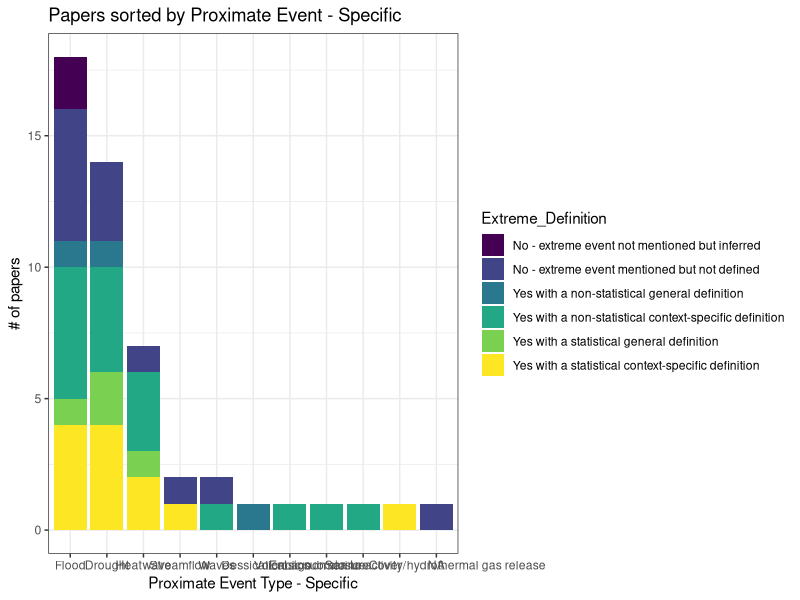
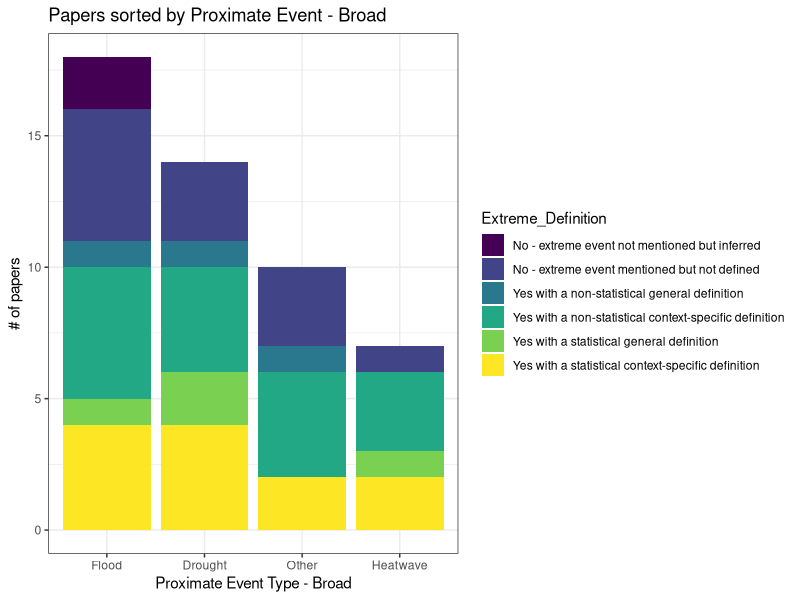
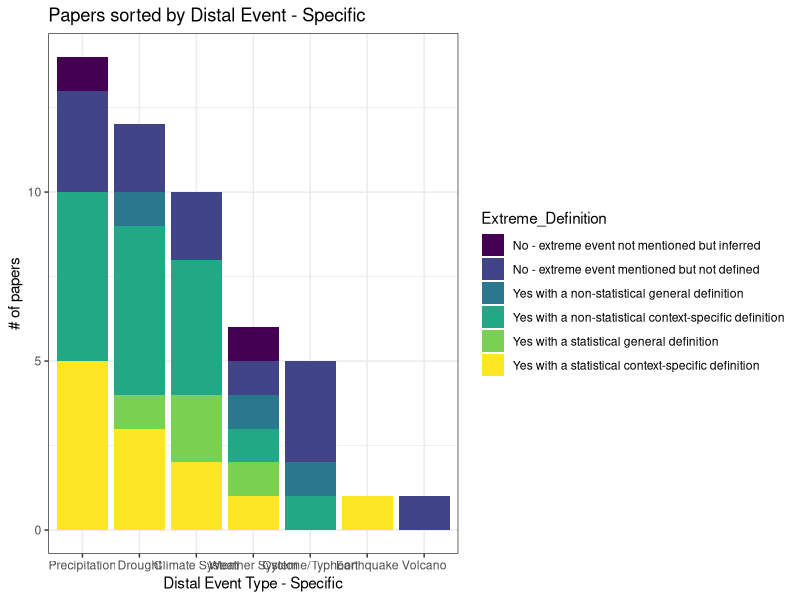
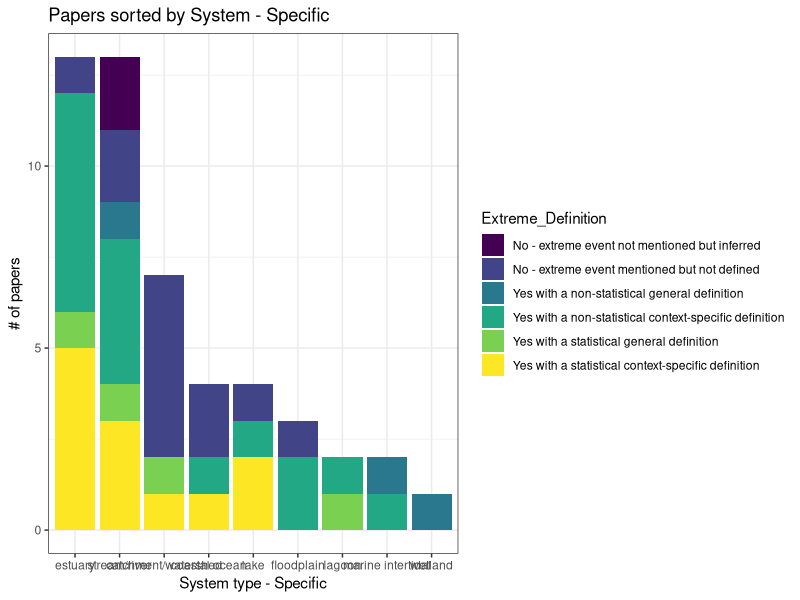
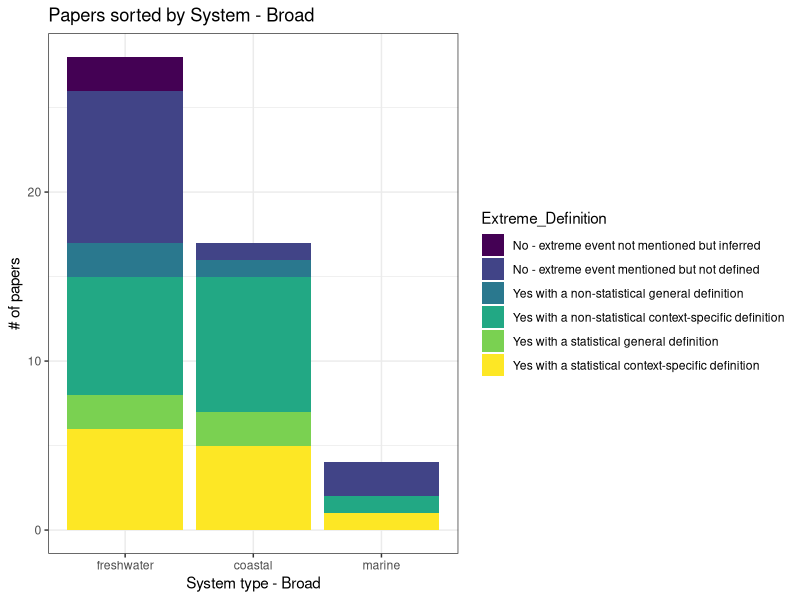
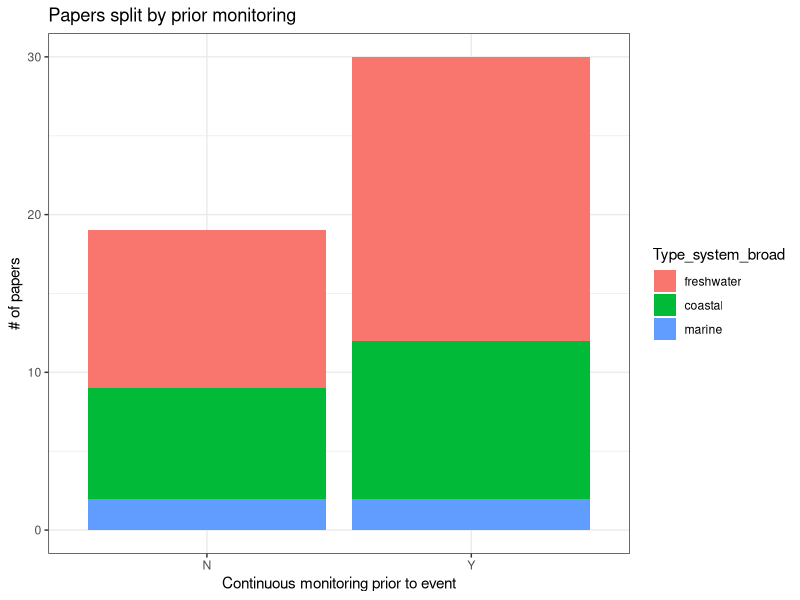

Write R code to recreate these figures, in order.
## ---- chunk 1
knitr::opts_chunk$set(echo = TRUE)
library(readr)
library(tidyverse)
library(ggplot2)
## ---- chunk 2
EEdata <- read_csv("EEdata.csv",skip_empty_rows = TRUE)
EEdata <- distinct(EEdata,UniqueAccession,.keep_all = TRUE)
EEdata <- EEdata[-50,] #can't figure out a better way to get rid of the final NA row
## ---- chunk 3
EEdata$Type_system_broad <- factor(rep(NA,length(EEdata$Type_system)),
                                   levels=c("freshwater","coastal","marine"))
EEdata$Type_system_broad[EEdata$Type_system %in% c("catchment/watershed","floodplain","lake","pond","stream/river","wetland")] <- "freshwater"
EEdata$Type_system_broad[EEdata$Type_system %in% c("estuary","lagoon","marine intertidal")] <- "coastal" 
# question if "coastal ocean" is coastal or marine - the only paper in this category looked at subtidal algae beds
EEdata$Type_system_broad[EEdata$Type_system %in% c("coastal ocean","deep sea","open ocean")] <- "marine"
# given there are so few marine events, maybe better to combine coastal and marine categories

EEdata$ProximateEvent_Type_broad <- factor(rep(NA,length(EEdata$ProximateEvent_Type)),
                                           levels=c("Flood","Drought","Heatwave","Other"))
EEdata$ProximateEvent_Type_broad[EEdata$ProximateEvent_Type %in% c("Flood")] <- "Flood"
EEdata$ProximateEvent_Type_broad[EEdata$ProximateEvent_Type %in% c("Drought")] <- "Drought"
EEdata$ProximateEvent_Type_broad[EEdata$ProximateEvent_Type %in% c("Heatwave")] <- "Heatwave"
EEdata$ProximateEvent_Type_broad[is.na(EEdata$ProximateEvent_Type_broad)] <- "Other"
## ---- chunk 4
EEdata$Extreme_Definition <- as.factor(EEdata$Extreme_Definition)
ExDef_order <- c("No - extreme event not mentioned but inferred",
                 "No - extreme event mentioned but not defined",
                 "Yes with a non-statistical general definition",
                 "Yes with a non-statistical context-specific definition",
                 "Yes with a statistical general definition",
                 "Yes with a statistical context-specific definition")
EEdata$Extreme_Definition <- ordered(EEdata$Extreme_Definition,levels=ExDef_order)
## ---- chunk 5
ggplot(EEdata,aes(fill=Extreme_Definition,
                  x=reorder(ProximateEvent_Type,ProximateEvent_Type,function(x)-length(x))))+
  geom_bar()+
  ylab("# of papers")+
  xlab("Proximate Event Type - Specific")+
  labs(title="Papers sorted by Proximate Event - Specific")+
  theme_bw()
# Most papers look at flood, drought, or heatwave
ggplot(EEdata,aes(fill=Extreme_Definition,
                  x=reorder(ProximateEvent_Type_broad,ProximateEvent_Type_broad,function(x)-length(x))))+
  geom_bar()+
  ylab("# of papers")+
  xlab("Proximate Event Type - Broad")+
  labs(title="Papers sorted by Proximate Event - Broad")+
  theme_bw()
# Similar split of definitions across event types, about 1/3 use statistical defintion, 1/3 use non-statistical definition
# 1/3 don't define 'extreme event'
ggplot(EEdata,aes(fill=Extreme_Definition,x=reorder(DistalEvent_Type,DistalEvent_Type,function(x)-length(x))))+geom_bar()+
  ylab("# of papers")+
  xlab("Distal Event Type - Specific")+
  labs(title="Papers sorted by Distal Event - Specific")+
  theme_bw()
# Not sure how to use these categories compared to Proximate event - drought is in both??
ggplot(EEdata,aes(fill=Extreme_Definition,x=reorder(Type_system,Type_system,function(x)-length(x))))+geom_bar()+
  ylab("# of papers")+
  xlab("System type - Specific")+
  labs(title="Papers sorted by System - Specific")+
  theme_bw()
# Estuaries and streams/rivers are largest groups, catchment/watershed is also big group
ggplot(EEdata,aes(fill=Extreme_Definition,x=Type_system_broad))+geom_bar()+
  ylab("# of papers")+
  xlab("System type - Broad")+
  labs(title="Papers sorted by System - Broad")+
  theme_bw()
# Even split if we group coastal with marine
ggplot(EEdata,aes(x=EEdata$'Continuous Monitoring Prior',fill=Type_system_broad))+geom_bar()+
  xlab("Continuous monitoring prior to event")+
  ylab("# of papers")+
  labs(title="Papers split by prior monitoring")+
  theme_bw()
# ~2/3 had monitoring, 1/3 did not; similar split between fresh/marine
